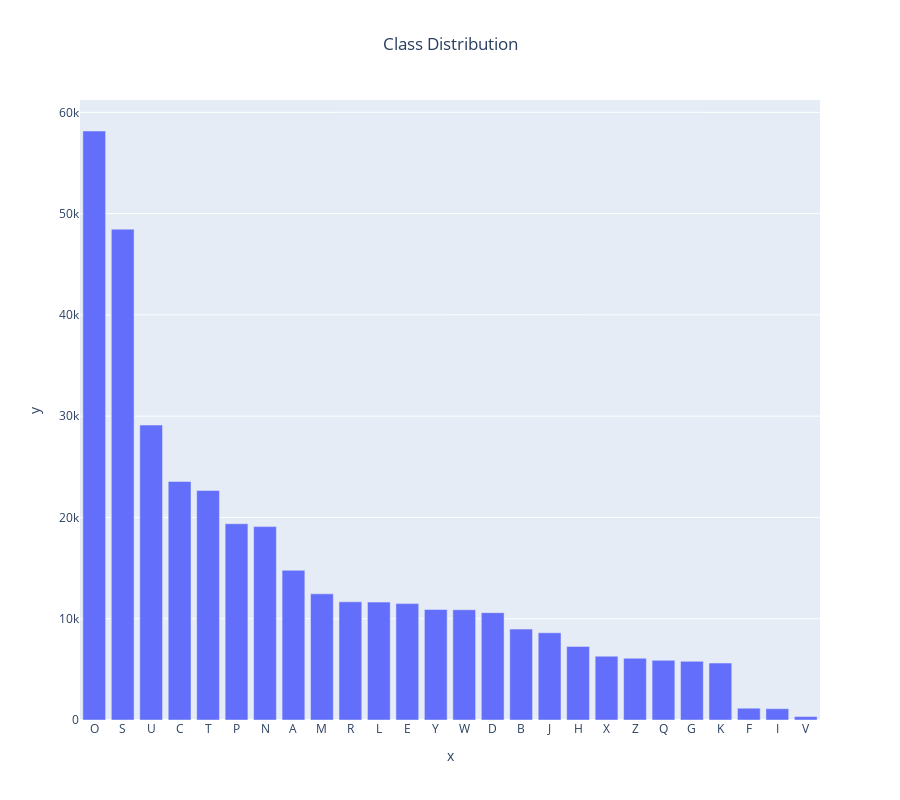

The code cell stored with this chart in its notebook:
### Code cell
# Plot Class Distribution
fig = px.bar(
    x=names,
    y=values,
    height=800,
    title='Class Distribution'
)
fig.update_layout({'title':{'x':0.5}})
fig.show()

### Figure 1 — Plotly figure (JSON) as saved in the notebook; plotly's stock layout.template omitted (floating-point values rounded to 4 significant figures)
{"data": [{"alignmentgroup": "True", "hovertemplate": "x=%{x}<br>y=%{y}<extra></extra>", "legendgroup": "", "marker": {"color": "#636efa", "pattern": {"shape": ""}}, "name": "", "offsetgroup": "", "orientation": "v", "showlegend": false, "textposition": "auto", "type": "bar", "x": ["O", "S", "U", "C", "T", "P", "N", "A", "M", "R", "L", "E", "Y", "W", "D", "B", "J", "H", "X", "Z", "Q", "G", "K", "F", "I", "V"], "xaxis": "x", "y": [58154, 48463, 29117, 23555, 22668, 19378, 19093, 14781, 12454, 11669, 11641, 11493, 10909, 10884, 10599, 8977, 8615, 7265, 6298, 6097, 5890, 5795, 5621, 1164, 1118, 340], "yaxis": "y"}], "layout": {"barmode": "relative", "height": 800, "legend": {"tracegroupgap": 0}, "title": {"text": "Class Distribution", "x": 0.5}, "xaxis": {"anchor": "y", "domain": [0, 1], "title": {"text": "x"}}, "yaxis": {"anchor": "x", "domain": [0, 1], "title": {"text": "y"}}}}
